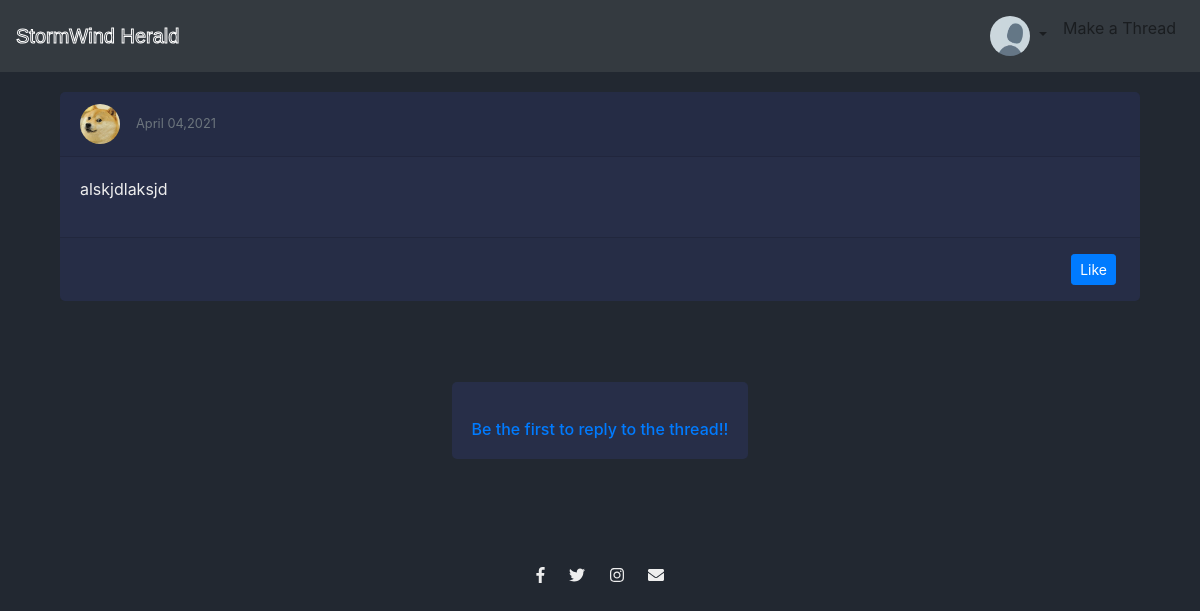
Page /Thread/22/ (signed in) on the committed database.
### users/models.py (models this page shows, shortened)
class Profile(models.Model):
	user = models.OneToOneField(U,on_delete=models.CASCADE)
	profile_pic = models.ImageField(default='default.jpg',upload_to='profile_pictures')

### stormwind/models.py (models this page shows, shortened)
class Thread(models.Model):
	member = models.ForeignKey(User,on_delete=models.CASCADE)
	title = models.CharField(max_length=155)
	content = HTMLField(blank=True,null=True)
	date_created = models.DateTimeField(default=timezone.now)
	category = models.CharField(max_length=155)
	likes = models.ManyToManyField(User,related_name='likes')
	def total_likes(self):
		return self.likes.count()

### stormwind/views.py (the view)
# urls.py: path('Thread/<int:pk>/',views.ThreadDetailView.as_view(),name='detail-view'),
class ThreadDetailView(DetailView):
	model = Thread
	template_name = 'stormwind/thread_detail.html'
	def get_context_data(self,*args,**kwargs):
		cat_menu = Category.objects.all()
		context = super(ThreadDetailView,self).get_context_data(*args,**kwargs)
		context['liked'] = get_object_or_404(Thread,id=self.kwargs['pk']).likes.filter(id=self.request.user.id).exists()
		context['cat_menu'] = cat_menu
		context['total_likes'] = get_object_or_404(Thread,id=self.kwargs['pk']).total_likes()
		return context

### stormwind/templates/stormwind/thread_detail.html (shortened to what this page needs)
{% extends "stormwind/base.html" %}
{% block content %}
<div class="container-fluid mt-100">
    <div class="row">
        <div class="col-md-12">
            <div class="card mb-4">
                <div class="card-header">
                    <div class="media flex-wrap w-100 align-items-center"> <img src="{{ object.member.profile.profile_pic.url }}" width="40" height="40" class="d-block ui-w-40 rounded-circle" alt="">
                        <div class="media-body ml-3"> <a href="#" data-abc="true">{{ object.member }}</a>
                            <div class="text-muted small">{{ object.date_created|date:"F d,Y" }}</div>
                        </div>
                    </div>
                </div>
                <div class="card-body">
                    {{ object.content|safe }}
                </div>
                <div class="card-footer d-flex flex-wrap justify-content-between align-items-center px-0 pt-0 pb-3">
                    <div class="px-4 pt-3"> <a href="javascript:void(0)" class="text-muted d-inline-flex align-items-center align-middle"  data-abc="true">
                       </div>
                     <div class="px-4 pt-3">
                     </div>
                    <div class="px-4 pt-3">
                    </div>
                    <div class="px-4 pt-3">
                    </div>
                    <div class="px-4 pt-3">
                      <form action="{% url 'like_post' thread.pk %}" method="post">
                      {% if user.is_authenticated %}
                        {% if liked %}
                        <button type="Submit" name="thread_id" value="{{ thread.id }}" class = "btn btn-danger btn-sm">
                          Unike</button>
                        {% else %}
                        <button type="Submit" name="thread_id" value="{{ thread.id }}" class = "btn btn-primary btn-sm">
                          Like</button>
                        {% endif %}
                      {% endif %}
                    </form> </div>
                </div>
            </div>
            <div class="container d-flex justify-content-center mt-100 mb-100">
    <div class="row">
        <div class="col-md-12">
            <div class="card">
                <div class="card-body">
                  {% if thread.replies.all %}
                    <h4 class="card-title">Recent Replies</h4>
                    {% if user.is_authenticated %}
                      <h6 class="card-subtitle"><a href="{% url 'add_reply' thread.pk %}">Click here to reply</a></h6>
                    {% else %}
                      <h6 class="card-subtitle"><a href="{% url 'login' %}">Click here to reply</a></h6>
                    {% endif %}
                  {% else %}
                  {% if user.is_authenticated %}
                    <h6 class="card-subtitle"><a href="{% url 'add_reply' thread.pk %}">Be the first to reply to the thread!!</a></h6>
                  {% else %}
                    <h6 class="card-subtitle"><a href="{% url 'login' %}">Be the first to reply to the thread!!</a></h6>
                  {% endif %}
                </div>
                {% endif %}
                </div>
            </div>
        </div>
    </div>
</div>
        </div>
    </div>
</div>
<br><br>
{% endblock content %}

### stormwind/templates/stormwind/base.html (shortened to what this page needs)
{% load static %}
<!doctype html>
<html lang="en">
  <head>
    <link rel="stylesheet" href="https://stackpath.bootstrapcdn.com/bootstrap/4.3.1/css/bootstrap.min.css">
    <link rel="stylesheet" type="text/css" href="{% static 'stormwind/main.css' %}">
    <link href="https://maxcdn.bootstrapcdn.com/font-awesome/4.3.0/css/font-awesome.min.css" rel="stylesheet">
  </head>
  <body>
    <nav class="navbar navbar-expand-lg navbar-light bg-dark fixed-top ">
      <a class="navbar-brand Header_" href="{% url 'home' %}">StormWind Herald</a>
      <div class="collapse navbar-collapse" id="navbarSupportedContent">
        <ul class="navbar-nav ml-auto">
          {% if user.is_authenticated %}
            <li class="nav-item dropdown">
            <a class="nav-link dropdown-toggle" href="#" id="navbarDropdownMenuLink" role="button" data-toggle="dropdown" aria-haspopup="true" aria-expanded="false">
              <img src="{{ user.profile.profile_pic.url }}" width="40" height="40" class="rounded-circle">
            </a>
          </li>
            <li class="nav-item">
              <a class="nav-link" href="{% url 'create-thread' %}">Make a Thread</a>
            </li>
          {% endif %}
        </ul>
      </div>
    </nav>
<br>
<div class="container">
  <br><br>
  {% block content %}{% endblock %}
<br>
<footer id="footer">
  <div class="container-fluid">
    <i class="social-icon fab fa-facebook-f"></i>
    <i class="social-icon fab fa-twitter"></i>
    <i class="social-icon fab fa-instagram"></i>
    <i class="social-icon fas fa-envelope"></i>
  </div>
</footer>
  </body>
</html>

### stormwind/static/stormwind/main.css (style rules this page uses)
body { background-color: #222831; color: #eeeeee; padding-top: 20px; padding-bottom: 20px; }
form { width:30%; text-align: center; display: inline-block; }
.Header_ { font-family:sans-serif; -webkit-text-stroke:1px white; -webkit-text-fill-color:transparent; }
.card { background: #272E48; -webkit-border-radius: 5px; -moz-border-radius: 5px; border-radius: 5px; border: 0; margin-bottom: 1rem; }
footer { bottom: 0px; width: 100%; text-align: center; }
.social-icon { margin: 20px 10px; }

### rows in the picture
Thread: member.profile.profile_pic (picture), date_created "April 04,2021", content "alskjdlaksjd"
